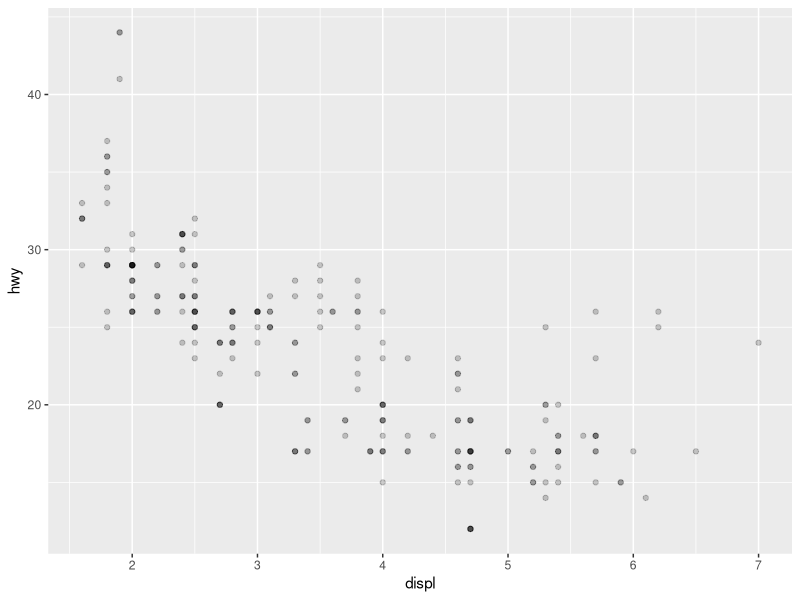
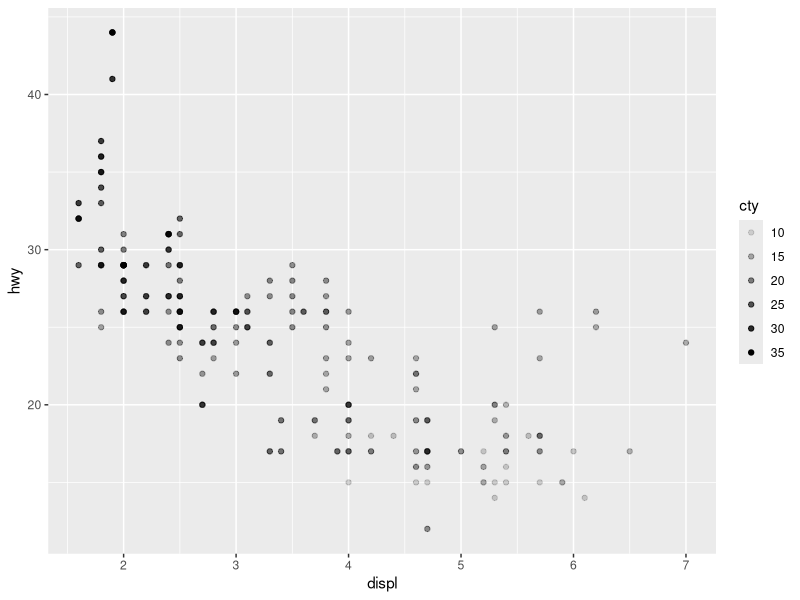
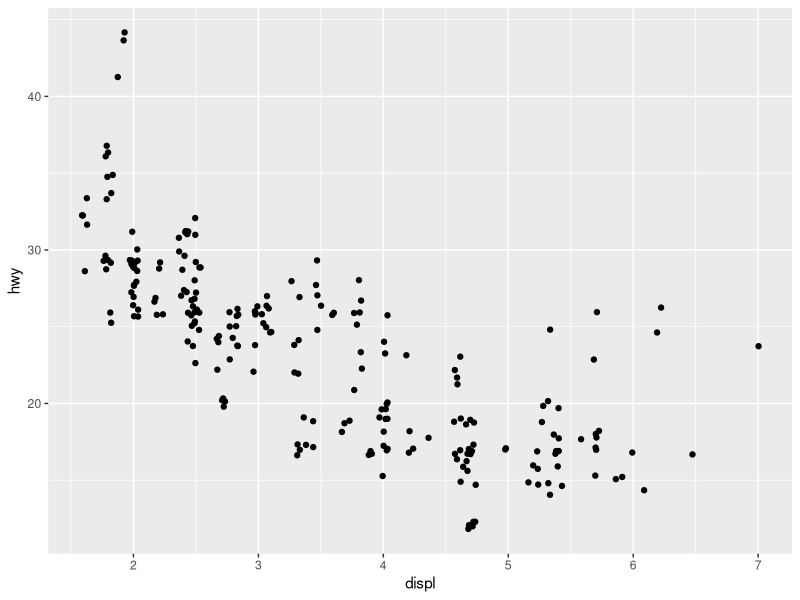
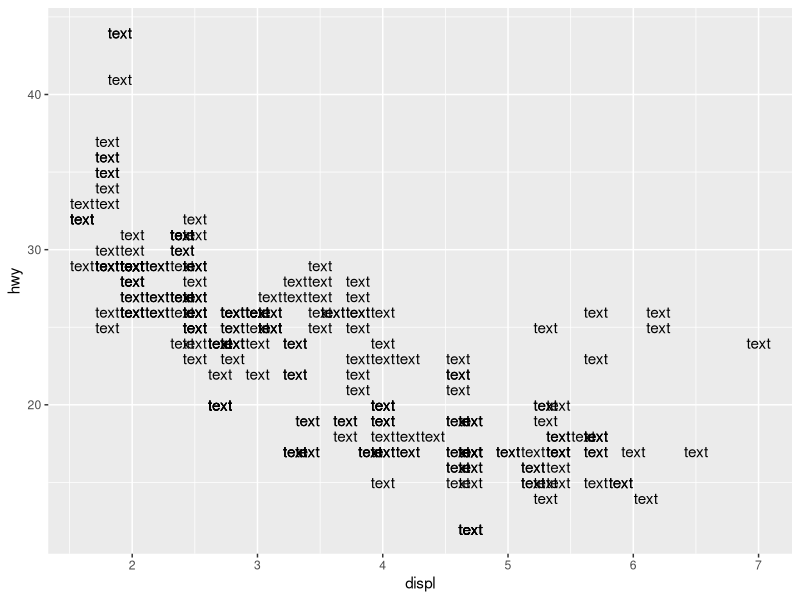
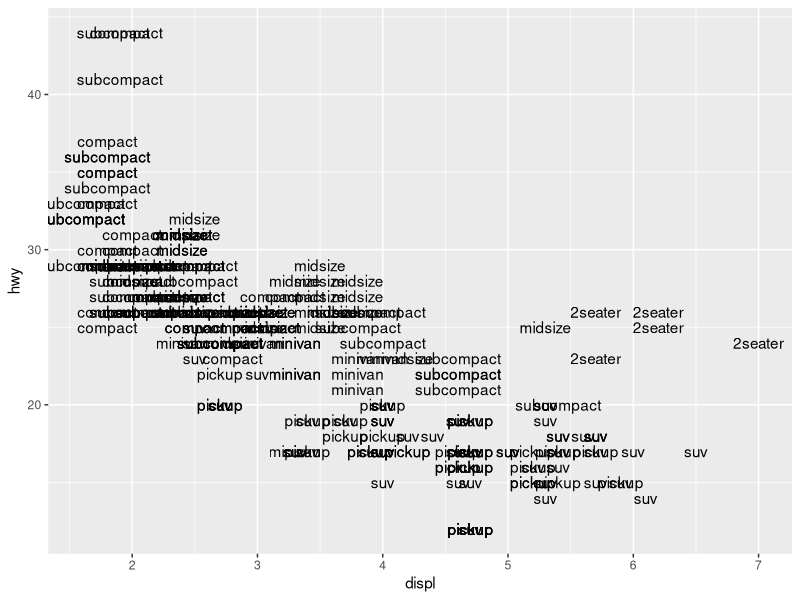
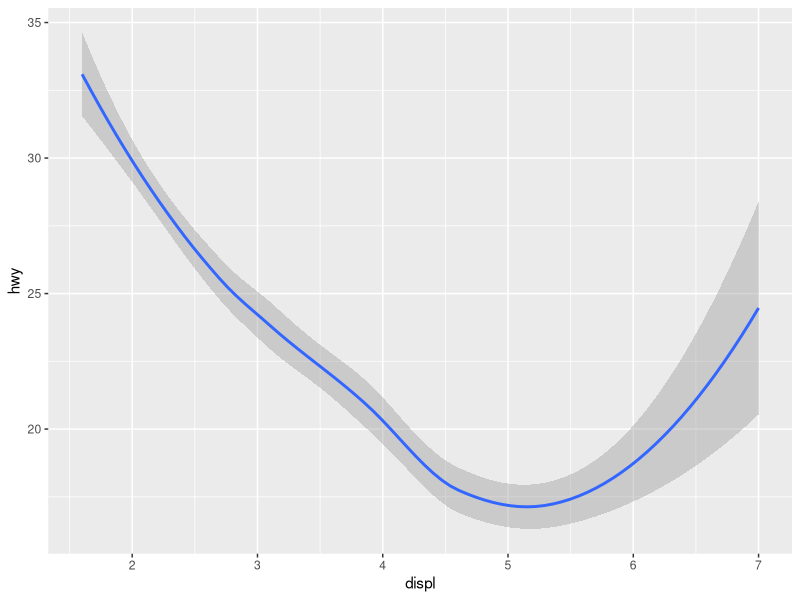
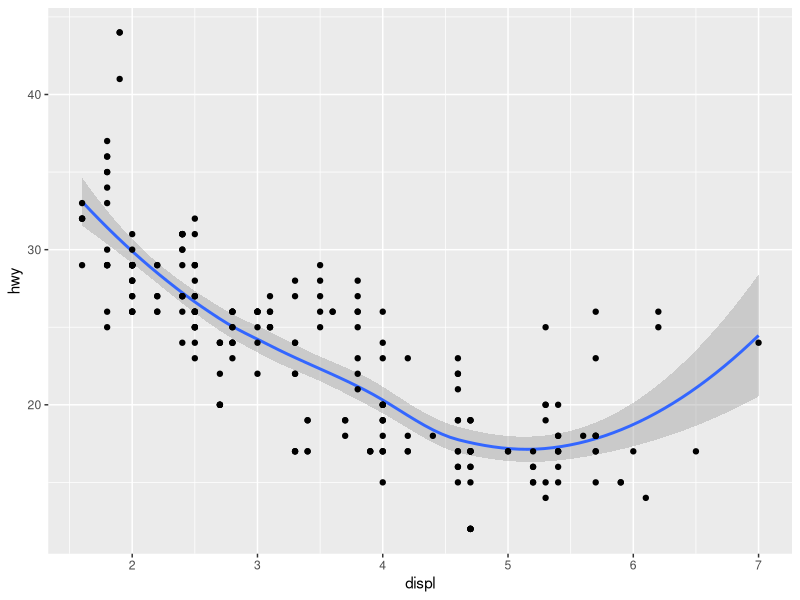

Source code (R) for these figures, in order:
library(tidyverse)

ggplot(
  data = mpg,
  mapping = aes(x = displ, y = hwy)
) +
  geom_point(alpha = 0.2)


ggplot(
  data = mpg,
  mapping = aes(x = displ, y = hwy, alpha = cty)
) +
  geom_point()

ggplot(
  data = mpg,
  mapping = aes(x = displ, y = hwy)
) +
  geom_jitter()

ggplot(
  data = mpg,
  mapping = aes(x = displ, y = hwy)
) +
  geom_text(label = "text")

ggplot(
  data = mpg,
  mapping = aes(x = displ, y = hwy, label = class)
) +
  geom_text()

ggplot(
  data = mpg,
  mapping = aes(x = displ, y = hwy)
) +
  geom_smooth()


ggplot(
  data = mpg,
  mapping = aes(x = displ, y = hwy)
) +
  geom_smooth() +
  geom_point()

